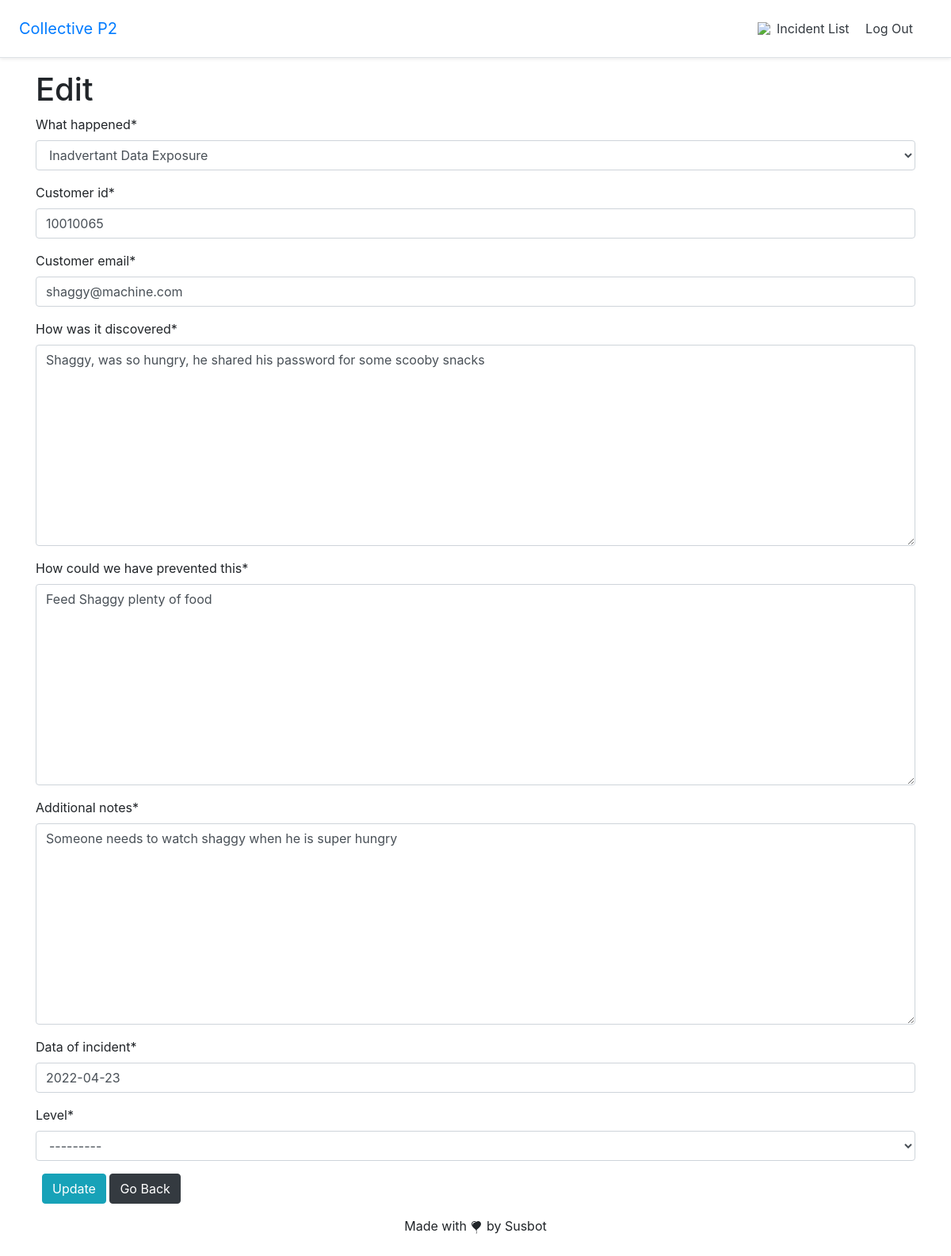
Before: /incidents/7/edit/ (signed in) with the older database file.
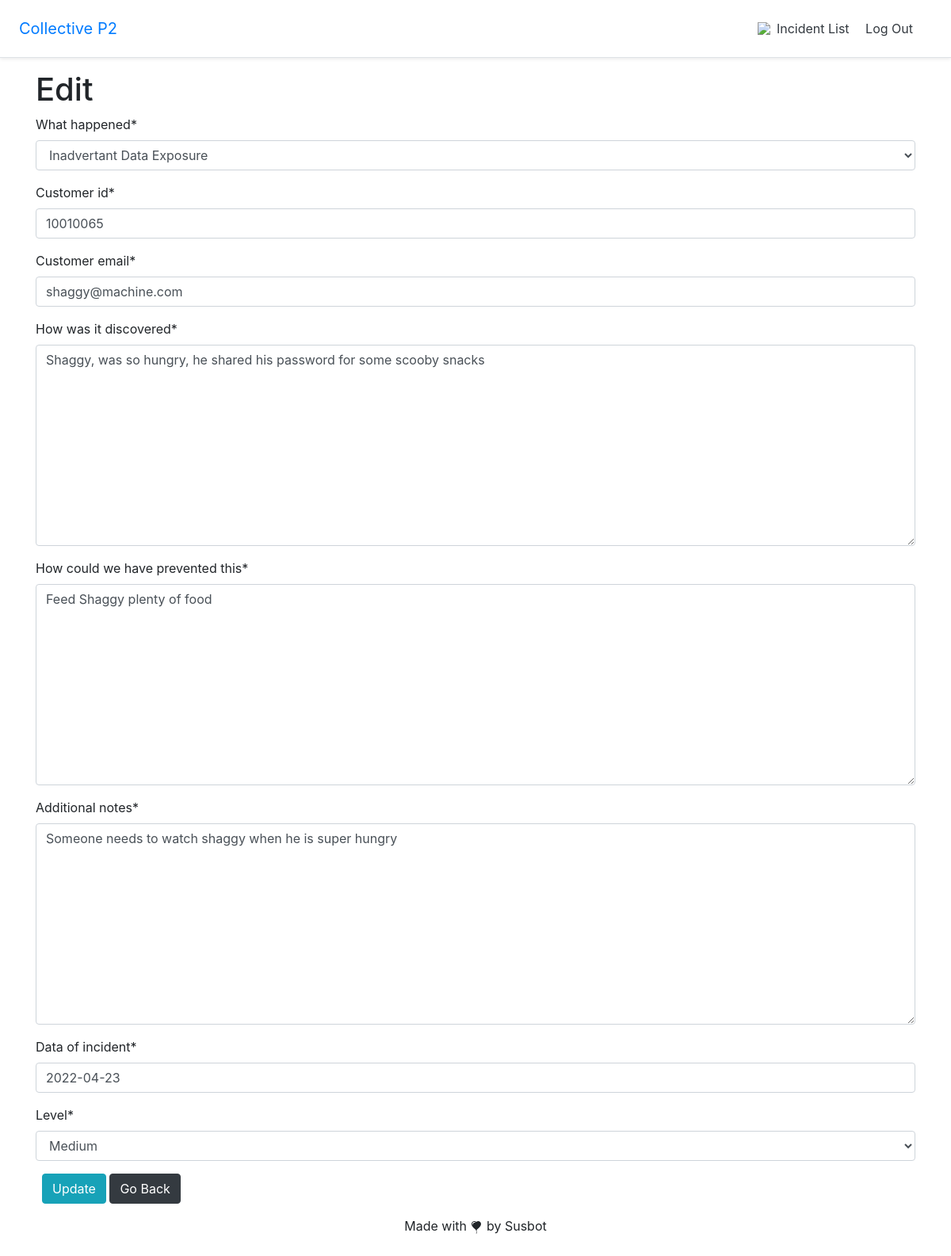
After: the same page with the newer database file.
### incidents/models.py (models this page shows, shortened)
class Incident(models.Model):
    what_happened = models.CharField(max_length=40, choices=incident_type)
    customer_id = models.CharField(max_length=15)
    customer_email = models.EmailField()
    when_did_it_happen = models.DateField(auto_now_add=True, editable=False)
    how_was_it_discovered = models.TextField()
    how_could_we_have_prevented_this = models.TextField()
    additional_notes = models.TextField()
    data_of_incident = models.DateField(auto_now=False)
    level = models.CharField(max_length=20, choices=severity)
    author = models.ForeignKey(
        get_user_model(),
        on_delete=models.CASCADE,
        editable=False
    )

### incidents/views.py (the view)
# urls.py: path('<int:pk>/edit/', HomeUpdateView.as_view(), name='incidents/incident_edit'),
class HomeUpdateView(LoginRequiredMixin, UserPassesTestMixin, UpdateView):
    model = Incident
    template_name = 'incidents/incident_edit.html'
    fields = ['what_happened', 'customer_id', 'customer_email', 'how_was_it_discovered',
              'how_could_we_have_prevented_this', 'additional_notes', 'data_of_incident', 'level']
    def test_func(self):
        obj = self.get_object()
        return obj.author == self.request.user

### templates/incidents/incident_edit.html (shortened to what this page needs)
{% extends 'base.html' %}
{% load crispy_forms_tags %}
{% block content %}
    <h1>Edit</h1>
    <form action="" method="post">
        {{ form|crispy }}
        <button class="btn btn-info ml-2" type="submit">Update</button>
        <a class="btn btn-dark" href="{% url 'incidents/incident_list' %}">Go Back</a>
    </form>
{% endblock content %}

Changed rows visible on the page:
changed Incident "Inadvertant Data Exposure": level "---------" → "Medium"
